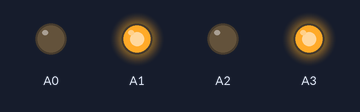
Recording of a sketch running on a simulated Arduino Uno, built with avr-gcc and run on an emulated ATmega328P. Parts: output pins drawn as LEDs (lit = HIGH).

Above: at 0.1 s.
Timing chart, 0 to 1.6 s (numbered marks = the images above):
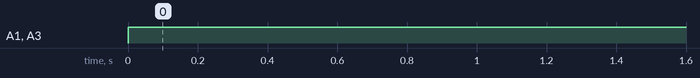

The sketch:

ardsine7.ino
```cpp
void setup() {
  pinMode(A0, OUTPUT);
  pinMode(A1, OUTPUT);
  pinMode(A2, OUTPUT);
  pinMode(A3, OUTPUT);
  TCCR1A = _BV(WGM10) | _BV(COM1A1);
  TCCR1B = _BV(WGM12) | _BV(CS10);
  OCR1A = 39;
}

void loop() {
  for(int i=0; i<128;i++)
  {
    analogWrite(A0, i);
    analogWrite(A1, i+128);
    analogWrite(A2, i);
    analogWrite(A3, i+128);
    delayMicroseconds(0.75);

  }

}
```

Measured:
- by itself, A1, A3: LOW → HIGH at 0.00 s
